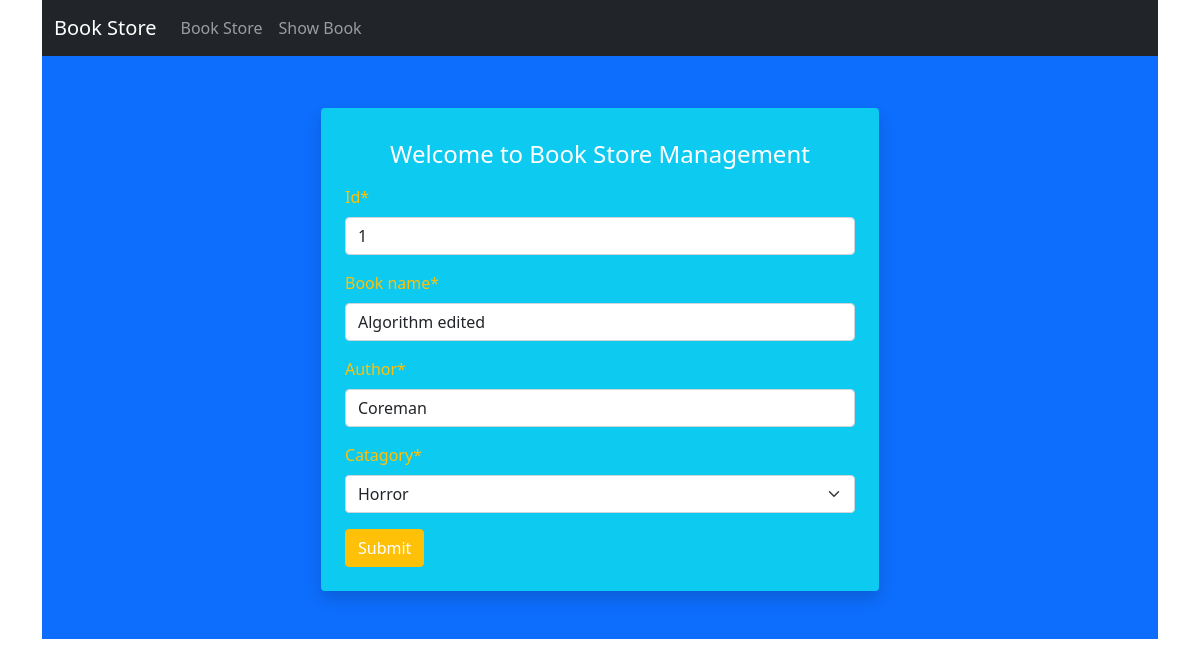
The app's page /edit_book/1 with its own data.
### book/models.py (models this page shows)
class BookStoreModel(models.Model):
    CATAGORY = (
        ('Mysteri','Mysteri'),
        ('Theriler', 'Theriler'),
        ('Sci-Fi', 'Sci-Fi'),
        ('Humor', 'Humor'),
        ('Horror', 'Horror')
    )
    id = models.IntegerField(primary_key=True)
    book_name = models.CharField(max_length=50)
    author = models.CharField(max_length=50)
    catagory = models.CharField(max_length=50, choices=CATAGORY)
    first_pub = models.DateTimeField( auto_now_add=True)
    last_pub = models.DateTimeField(auto_now=True)

### book/views.py (the view)
# urls.py: path('edit_book/<int:id>',edit_book,name='editbook'),
def edit_book(request,id):
    book = BookStoreModel.objects.get(pk=id)
    form = BookStoreForm(instance=book)
    if request.method=='POST':
        form = BookStoreForm(request.POST,instance=book)
        if form.is_valid():
            form.save()
            return redirect('showbook')
    return render(request,"store_book.html",{'form':form})

### book/forms.py
class BookStoreForm(forms.ModelForm):
    class Meta:
        model = BookStoreModel
        exclude = ['first_pub','last_pub']

### book/templates/store_book.html (shortened to what this page needs)
{% extends 'base.html' %}
{% load crispy_forms_tags %}
{% block content %}
<div class="h-auto bg-primary mt-0 pt-5 pb-5">
    <form method="POST" class="w-50 m-auto p-4 bg-info shadow text-warning rounded mt-1">
        <h4 class="text-center p-2 text-white">Welcome to Book Store Management</h4>
        {{form|crispy}}
        <input type="submit" value="Submit" class="btn btn-warning text-white">
    </form>
</div>
{% endblock content %}

### records on screen
BookStoreModel: id "1", book_name "Algorithm edited", author "Coreman", catagory "Horror"
